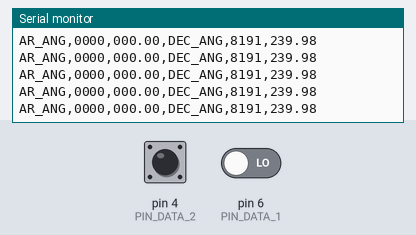
A sketch run on a simulated Arduino Uno, built with avr-gcc and run on an emulated ATmega328P. Parts: the last lines printed to the serial monitor. The inputs (shaded band) are chosen by the test bench; at power-on: pin 4 (PIN_DATA_2) HIGH, pin 6 (PIN_DATA_1) LOW.

Above: at 1.2 s.
1.3 s: pin 4 (PIN_DATA_2) pulled LOW for 0.15 s
2.9 s: pin 6 (PIN_DATA_1) driven HIGH
At 3.9 s:
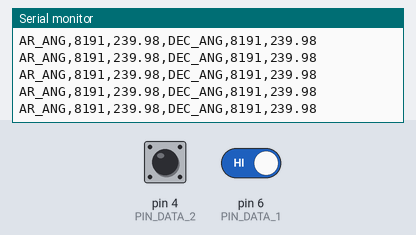
5.9 s: pin 6 (PIN_DATA_1) driven LOW
8.9 s: pin 4 (PIN_DATA_2) pulled LOW for 1 s
At 9.7 s:
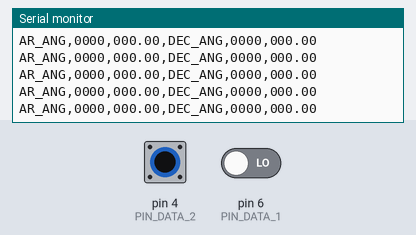
12.9 s: pin 4 (PIN_DATA_2) pulsed LOW 2 times (0.12 s each, 0.3 s apart)
16.5 s: pin 4 (PIN_DATA_2) pulled LOW for 0.15 s
Timing chart, 0 to 19.5 s (numbered marks = the images above; inputs shaded):
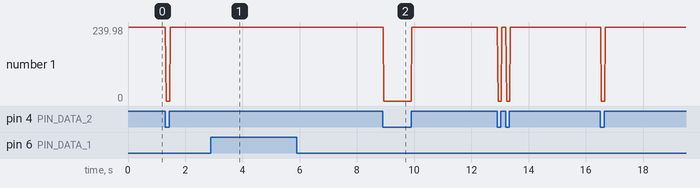

Measured:
- after the input at 2.9 s, the serial monitor: prints a new line at once (image 1)
- after the input at 8.9 s, the serial monitor: prints a new line at once (image 2)
- plotted number 1: 239.98 → 239.9 after the input at 16.5 s

The sketch:

encoders.ino
```cpp
#define N_DECIMAL_POINTS_PRECISION (100) // n = 2. Dos decimales

const int PIN_CLOCK_1 = 7;
const int PIN_DATA_1  = 6;

const int PIN_CLOCK_2 = 5;
const int PIN_DATA_2  = 4;

unsigned int GrayToBinary(unsigned int num)
{
    unsigned int mask = num;
    while (mask) {           // Each Gray code bit is exclusive-ored with all more significant bits.
        mask >>= 1;
        num   ^= mask;
    }
    return num;
}

void setup() {
  Serial.begin(57600);

  pinMode (PIN_CLOCK_1, OUTPUT);
  pinMode (PIN_DATA_1,  INPUT);
  pinMode (PIN_CLOCK_2, OUTPUT);
  pinMode (PIN_DATA_2 , INPUT_PULLUP);
}

void loop() {

  int enco_dly  = 0.25;

  int pos_1     = 0;
  int pos_2     = 0;

  int bits      = 13;

  float grado_1 = 0.0;
  float grado_2 = 0.0;
  unsigned int   grado_1_int;
  unsigned int   grado_1_dec;
  unsigned int   grado_2_int;
  unsigned int   grado_2_dec;

  char buffer[40];

  for (int i = 0; i < 6; i++)
  {
    digitalWrite (PIN_CLOCK_1, HIGH);
    digitalWrite (PIN_CLOCK_2, HIGH);
    delay(enco_dly);
  }

  for (int i = 0; i < bits; i++)
  {
    digitalWrite(PIN_CLOCK_1, LOW);
    digitalWrite(PIN_CLOCK_2, LOW);
    delay(enco_dly);

    digitalWrite(PIN_CLOCK_1, HIGH);
    digitalWrite(PIN_CLOCK_2, HIGH);
    delay(enco_dly/2);

    pos_1 = pos_1 | digitalRead(PIN_DATA_1);
    if (i < bits - 1) pos_1 = pos_1 << 1;

    pos_2 = pos_2 | digitalRead(PIN_DATA_2);
    if ( i < bits - 1) pos_2 = pos_2 << 1;
  }

  for (int i = 0; i < 6; i++)
  {
    digitalWrite(PIN_CLOCK_1, HIGH);
    digitalWrite(PIN_CLOCK_2, HIGH);
    delay(enco_dly);
  }

  grado_1= (float(GrayToBinary(pos_1))*360.0)/(pow(2,13));
  grado_2= (float(GrayToBinary(pos_2))*360.0)/(pow(2,13));

  grado_1_int = (unsigned int) grado_1;
  grado_1_dec = ((unsigned int)(grado_1*N_DECIMAL_POINTS_PRECISION)%N_DECIMAL_POINTS_PRECISION);

  grado_2_int = (unsigned int) grado_2;
  grado_2_dec = ((unsigned int)(grado_2*N_DECIMAL_POINTS_PRECISION)%N_DECIMAL_POINTS_PRECISION);

  delay(20);

  sprintf(buffer, "AR_ANG,%04d,%03d.%02d,DEC_ANG,%04d,%03d.%02d\r\n",
          pos_1, grado_1_int, grado_1_dec, pos_2, grado_2_int,grado_2_dec);

  Serial.write(buffer);
}
```
